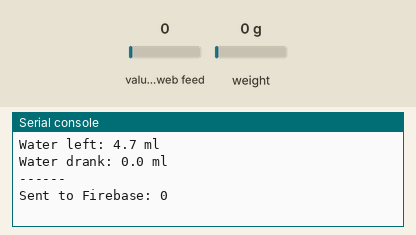
A program run on a simulated ESP32 board running MicroPython. Shown: the last lines printed to the serial console. The test bench sets the inputs (shaded band); at power-on: weight on the scale 0 g, value of the web feed 0. WiFi joins after 1.5 s; requests to the public web service named in the program get a made-up reply in its usual format after 0.4 s (London, UTC, broken clouds, 64 % humidity, 1013 hPa unless stated); values from a settings file that is not in the repository are placeholders; library files of the repository ran but are not shown: hx711.py.

Above: at 12.5 s.
12.6 s: weight on the scale set to 4900 g
At 17.78 s:
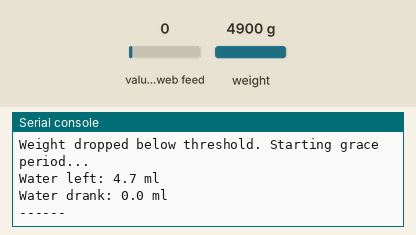
20.5 s: value of the web feed set to 25
At 24.5 s:
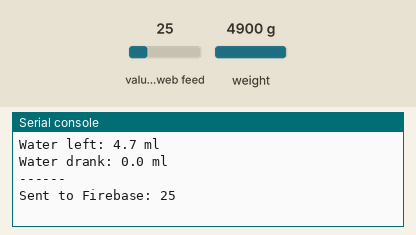

The program:

main.py
```python
import network
import urequests

from machine import Pin
from hx711 import HX711
from time import sleep

from config import SSID, PASSWORD

FIREBASE_URL = "https://thirst-watch-default-rtdb.firebaseio.com/water-intake.json"

# Connect to WiFi
def connect_wifi():
    wlan = network.WLAN(network.STA_IF)
    wlan.active(True)
    wlan.connect(SSID, PASSWORD)
    while not wlan.isconnected():
        print("Connecting to WiFi...")
        sleep(1)
    print("Connected:", wlan.ifconfig())

hx = HX711(Pin(21), Pin(22))
hx.set_reference_unit(1720)

print("Taring... make sure only the platform is on the sensor.")
hx.tare()
print("Tare complete.")

sleep(2)
print("Place full bottle on the platform...")
sleep(5)

# Capture the full bottle weight
initial_weight = hx.get_weight(10)
print("Initial weight:", initial_weight, "ml")

last_valid_weight = initial_weight
bottle_present = True
drop_threshold = initial_weight * 0.4  # assume bottle lifted if weight drops below this
grace_period = 10  # Grace period in seconds to handle temporary drops
grace_timer = 0

connect_wifi()

while True:
    weight = hx.get_weight(5)

    # Detect bottle lift (weight drops significantly)
    if weight < drop_threshold:
        if bottle_present:
            print("Weight dropped below threshold. Starting grace period...")
            grace_timer += 1
            if grace_timer >= grace_period:
                print("Bottle removed. Holding last known good value.")
                bottle_present = False
                weight = last_valid_weight
        else:
            weight = last_valid_weight
    else:
        # Reset grace timer and update last valid weight
        grace_timer = 0
        last_valid_weight = weight
        bottle_present = True

    # Calculate water left and water drank
    water_left = max(0, last_valid_weight)
    water_drank = max(0, initial_weight - water_left)

    print(f"Water left: {water_left:.1f} ml")
    print(f"Water drank: {water_drank:.1f} ml")
    print("------")

    # Send data to Firebase
    data = {
        "water_left": water_left,
        "water_drank": water_drank
    }

    try:
        res = urequests.put(FIREBASE_URL, json=data)
        print("Sent to Firebase:", res.text)
        res.close()
    except Exception as e:
        print("Firebase error:", e)

    sleep(5)
```

Measured:
- after the input at 12.6 s, the serial console: prints a new line after 4.9 s (image 1)
- after the input at 20.5 s, the serial console: prints a new line after 3.2 s (image 2)
